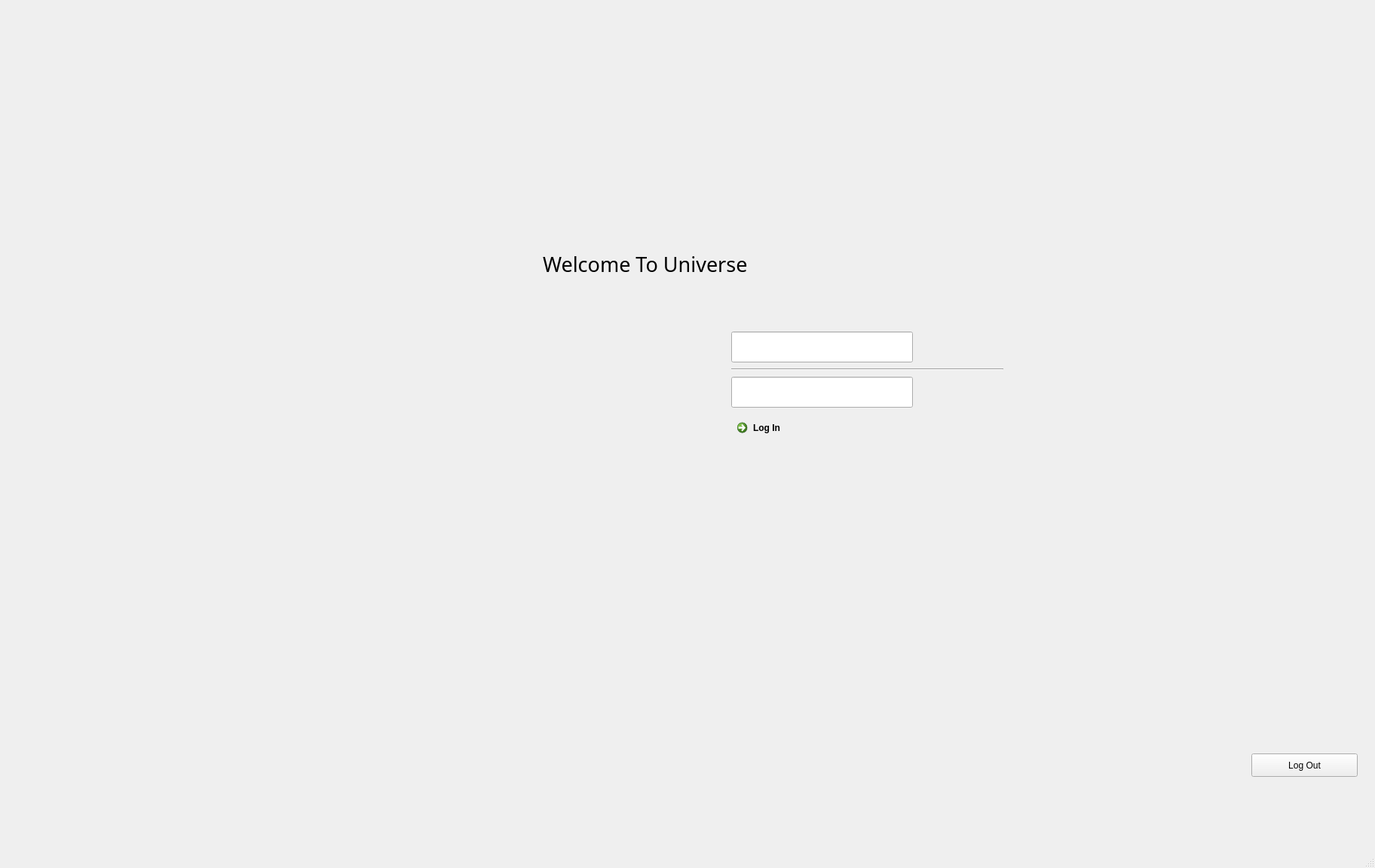
<?xml version="1.0" encoding="UTF-8"?>
<ui version="4.0">
 <class>welcome</class>
 <widget class="QMainWindow" name="welcome">
  <property name="geometry">
   <rect>
    <x>0</x>
    <y>0</y>
    <width>1824</width>
    <height>1152</height>
   </rect>
  </property>
  <property name="windowTitle">
   <string>welcome</string>
  </property>
  <widget class="QWidget" name="centralwidget">
   <widget class="QLabel" name="userpicture">
    <property name="geometry">
     <rect>
      <x>780</x>
      <y>425</y>
      <width>170</width>
      <height>150</height>
     </rect>
    </property>
    <property name="text">
     <string/>
    </property>
   </widget>
   <widget class="Line" name="line">
    <property name="geometry">
     <rect>
      <x>970</x>
      <y>480</y>
      <width>361</width>
      <height>21</height>
     </rect>
    </property>
    <property name="font">
     <font>
      <italic>true</italic>
     </font>
    </property>
    <property name="styleSheet">
     <string notr="true">color: rgb(4, 136, 172);</string>
    </property>
    <property name="orientation">
     <enum>Qt::Horizontal</enum>
    </property>
   </widget>
   <widget class="QLabel" name="label_welcome">
    <property name="geometry">
     <rect>
      <x>720</x>
      <y>320</y>
      <width>511</width>
      <height>61</height>
     </rect>
    </property>
    <property name="font">
     <font>
      <family>Sitka Small</family>
      <pointsize>20</pointsize>
      <weight>50</weight>
      <italic>false</italic>
      <bold>false</bold>
      <underline>false</underline>
     </font>
    </property>
    <property name="styleSheet">
     <string notr="true">font: 20pt &quot;Sitka Small&quot;;</string>
    </property>
    <property name="text">
     <string>Welcome To Universe</string>
    </property>
   </widget>
   <widget class="QLineEdit" name="lineEdit_username">
    <property name="geometry">
     <rect>
      <x>970</x>
      <y>440</y>
      <width>241</width>
      <height>41</height>
     </rect>
    </property>
    <property name="styleSheet">
     <string notr="true">font: 9pt &quot;MS Shell Dlg 2&quot;;

</string>
    </property>
    <property name="text">
     <string/>
    </property>
   </widget>
   <widget class="QLineEdit" name="lineEdit_password">
    <property name="geometry">
     <rect>
      <x>970</x>
      <y>500</y>
      <width>241</width>
      <height>41</height>
     </rect>
    </property>
    <property name="styleSheet">
     <string notr="true"/>
    </property>
    <property name="echoMode">
     <enum>QLineEdit::Password</enum>
    </property>
   </widget>
   <widget class="QPushButton" name="pushButton_out">
    <property name="geometry">
     <rect>
      <x>1660</x>
      <y>1000</y>
      <width>141</width>
      <height>31</height>
     </rect>
    </property>
    <property name="text">
     <string>Log Out</string>
    </property>
   </widget>
   <widget class="QCommandLinkButton" name="commandLinkButton">
    <property name="geometry">
     <rect>
      <x>970</x>
      <y>550</y>
      <width>251</width>
      <height>71</height>
     </rect>
    </property>
    <property name="text">
     <string>Log In</string>
    </property>
   </widget>
  </widget>
  <widget class="QMenuBar" name="menubar">
   <property name="geometry">
    <rect>
     <x>0</x>
     <y>0</y>
     <width>1824</width>
     <height>21</height>
    </rect>
   </property>
  </widget>
  <widget class="QStatusBar" name="statusbar"/>
 </widget>
 <tabstops>
  <tabstop>lineEdit_username</tabstop>
  <tabstop>lineEdit_password</tabstop>
  <tabstop>commandLinkButton</tabstop>
  <tabstop>pushButton_out</tabstop>
 </tabstops>
 <resources/>
 <connections/>
</ui>
